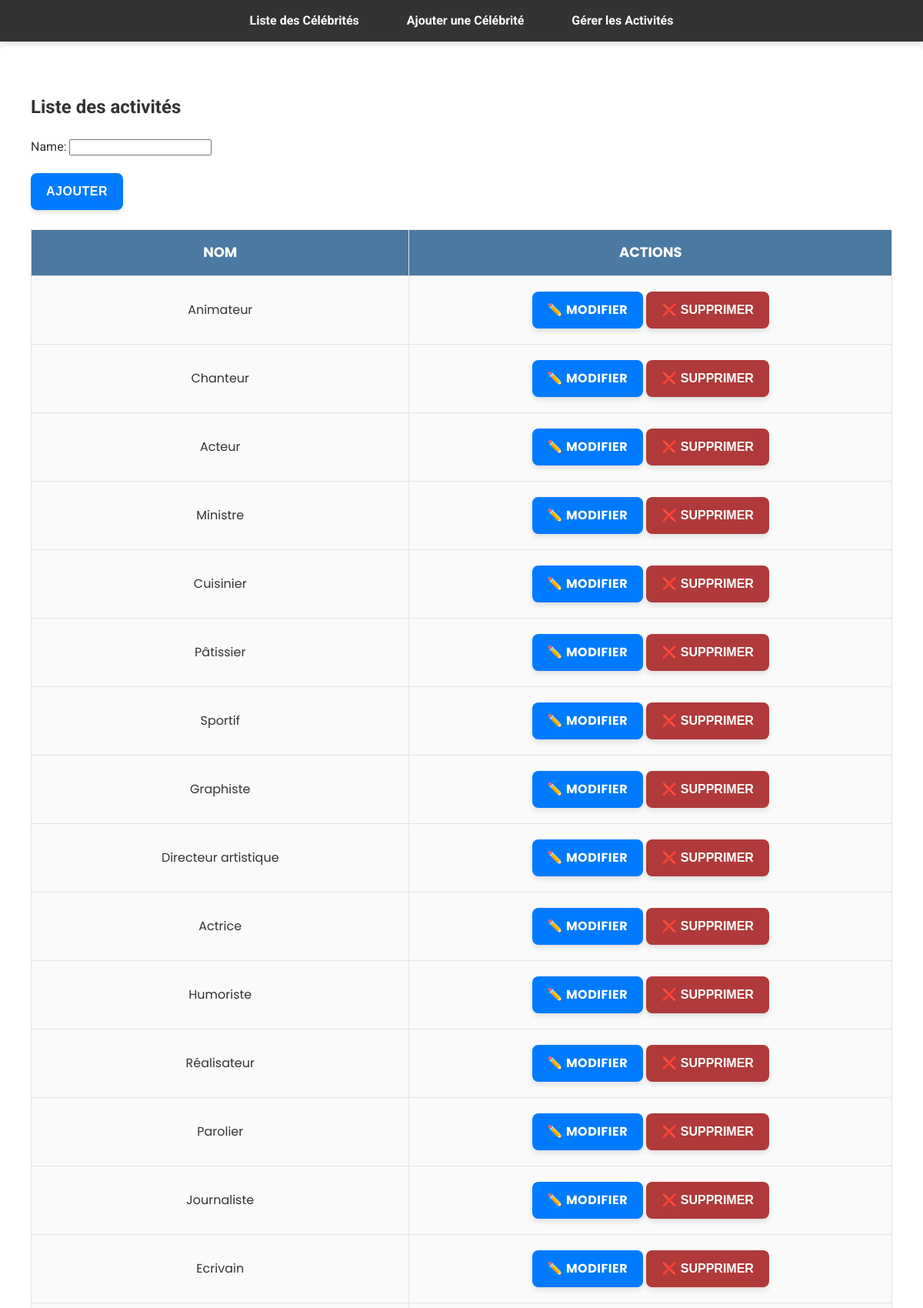
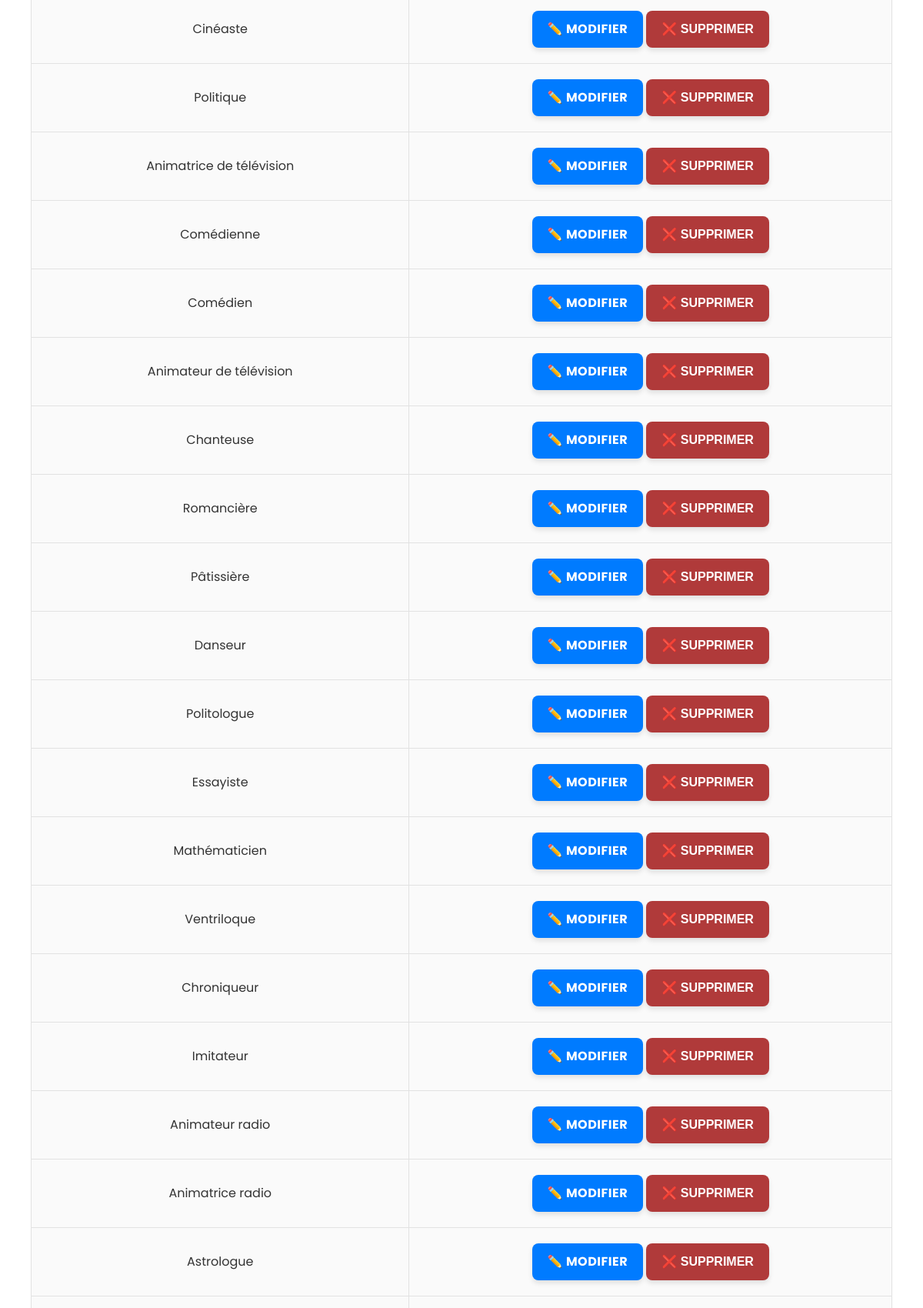
The app's page /celebs/activities/ (upper part) with its own data (2 pictures, top to bottom).
### celebs/models.py (models this page shows, shortened)
class Activity(models.Model):
    name = models.CharField(max_length=100, unique=True)

### celebs/views.py (the view)
# urls.py: path('activities/', views.activity_list, name='activity_list'),
def activity_list(request):
    activities = Activity.objects.all()
    if request.method == "POST":
        form = ActivityForm(request.POST)
        if form.is_valid():
            form.save()
            return redirect("activity_list")
    else:
        form = ActivityForm()
    return render(request, "celebs/activity_list.html", {
        "activities": activities,
        "form": form
    })

### celebs/forms.py
class ActivityForm(forms.ModelForm):
    class Meta:
        model = Activity
        fields = ["name"]

### templates/celebs/activity_list.html (shortened to what this page needs)
{% extends "base.html" %}
{% block content %}
<div class="container">
  <h2>Liste des activités</h2>
  <form method="POST" class="add-form">
    {{ form.as_p }}
    <button type="submit" class="btn">Ajouter</button>
  </form>
  <table class="activity-table">
    <thead>
      <tr>
        <th>Nom</th>
        <th>Actions</th>
      </tr>
    </thead>
    <tbody>
      {% for activity in activities %}
        <tr>
          <td>{{ activity.name }}</td>
          <td>
            <a href="{% url 'edit_activity' activity.id %}" class="btn edit-btn">✏️ Modifier</a>
            <form method="POST" action="{% url 'delete_activity' activity.id %}" style="display:inline;">
              <button type="submit" class="delete-btn">❌ Supprimer</button>
            </form>
          </td>
        </tr>
      {% endfor %}
    </tbody>
  </table>
</div>
{% endblock %}

### static/css/style.css (style rules this page uses)
:root { --primary-color: #b03a3a; --secondary-color: #007bff; --background-color: #f8f9fb; --text-color: #333; --hover-color: #0056b3; --shadow-color: rgba(0, 0, 0, 0.1); --border-radius: 8px; }
body { font-family: 'Roboto', sans-serif; background-color: var(--background-color); color: var(--text-color); margin: 0; padding: 0; line-height: 1.6; }
.container { max-width: 100%; margin: 40px auto; padding: 40px; background: #ffffff; border-radius: var(--border-radius); box-shadow: 0 4px 20px var(--shadow-color); transition: all 0.3s ease; position: relative; overflow: hidden; }
table { width: 100%; border-collapse: collapse; margin-top: 20px; font-family: 'Poppins', sans-serif; animation: slideIn 0.5s ease-in-out; }
th, td { padding: 15px; border: 1px solid #e2e2e2; text-align: center; font-size: 16px; }
th { background-color: #4b79a1; color: white; font-size: 18px; text-transform: uppercase; cursor: pointer; }
td { background-color: #fafafa; }
td a { text-decoration: none; color: var(--secondary-color); font-weight: 600; transition: color 0.3s ease; }
button, .btn { background-color: var(--primary-color); color: white; padding: 12px 20px; border-radius: var(--border-radius); text-transform: uppercase; font-weight: bold; cursor: pointer; border: none; transition: background-color 0.3s ease, transform 0.3s ease; box-shadow: 0 4px 6px var(--shadow-color); display: inline-block; margin: 5px 0; }
.btn { background-color: var(--secondary-color); color: white; padding: 12px 20px; border-radius: var(--border-radius); text-decoration: none; font-weight: bold; text-transform: uppercase; letter-spacing: 0.5px; transition: background-color 0.3s, transform 0.3s; box-shadow: 0 4px 6px var(--shadow-color); }
button, input[type="submit"], .btn { padding: 12px 20px; font-size: 16px; line-height: 1.2; height: 48px; box-sizing: border-box; display: inline-flex; align-items: center; justify-content: center; }

### records on screen
Activity: name "Animateur"
Activity: name "Chanteur"
Activity: name "Acteur"
Activity: name "Ministre"
Activity: name "Cuisinier"
Activity: name "Pâtissier"
Activity: name "Sportif"
Activity: name "Graphiste"
Activity: name "Directeur artistique"
Activity: name "Actrice"
Activity: name "Humoriste"
Activity: name "Réalisateur"
Activity: name "Parolier"
Activity: name "Journaliste"
Activity: name "Ecrivain"
Activity: name "Cinéaste"
Activity: name "Politique"
Activity: name "Animatrice de télévision"
Activity: name "Comédienne"
Activity: name "Comédien"
Activity: name "Animateur de télévision"
Activity: name "Chanteuse"
Activity: name "Romancière"
Activity: name "Pâtissière"
Activity: name "Danseur"
Activity: name "Politologue"
Activity: name "Essayiste"
Activity: name "Mathématicien"
Activity: name "Ventriloque"
Activity: name "Chroniqueur"
Activity: name "Imitateur"
Activity: name "Animateur radio"
Activity: name "Animatrice radio"
Activity: name "Astrologue"
